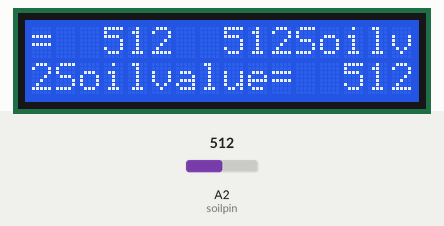
A sketch run on a simulated Arduino Uno, built with avr-gcc and run on an emulated ATmega328P. On the bench: 16×2 character LCD. Inputs (shaded band) come from the test bench; at power-on: A2 (soilpin) = 512.

Above: at 1.27 s.
1.3 s: A2 (soilpin) set to 986
At 2.01 s:
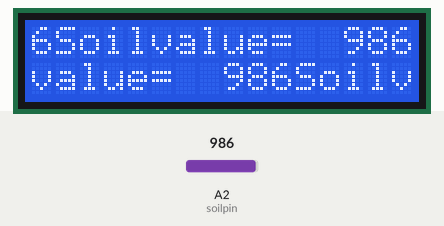
3.2 s: A2 (soilpin) set to 1013
At 4.9 s:
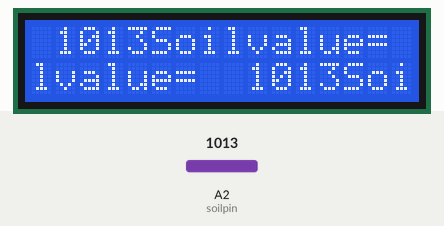
5.2 s: A2 (soilpin) set to 0
At 5.66 s:
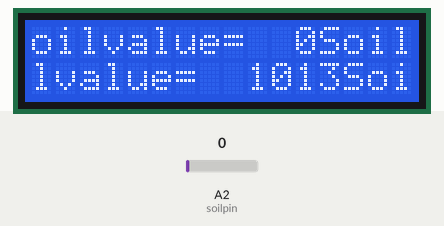
7.3 s: A2 (soilpin) set to 8
At 7.68 s:
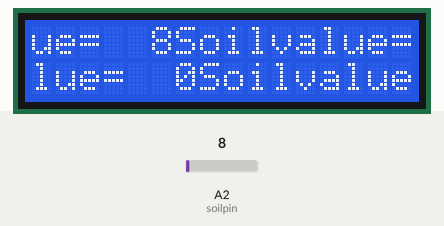
9.4 s: A2 (soilpin) set to 11
At 9.7 s:
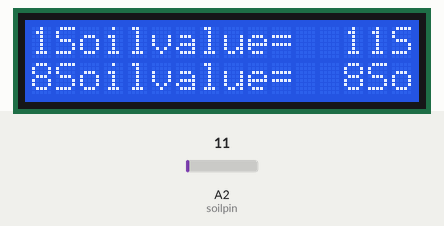
11.4 s: A2 (soilpin) set to 93
At 12.3 s:
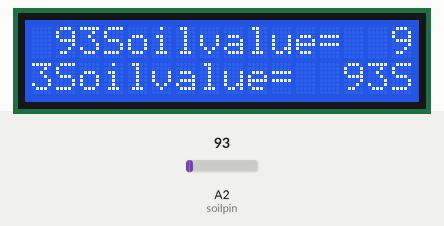

The sketch:

sketch_jun4a.ino
```cpp
#include<Wire.h>
#include<LiquidCrystal_I2C.h>


int soilpin=A2;
int soilvalue=0;
LiquidCrystal_I2C lcd(0*20,16,2);

void setup() {
  lcd.init();
  lcd.backlight();
  lcd.setCursor(1,0);
  Serial.begin(9600);


}

void loop() {
  soilvalue=analogRead(soilpin);
  lcd.println("Soilvalue=");
  lcd.print(soilvalue);

  delay(100);

}
```

Measured:
- the behaviour switches between 999 and 1000 on A2 (soilpin) (found by bisection; images 1 and 2)
- the behaviour switches between 9 and 10 on A2 (soilpin) (found by bisection; images 4 and 5)
- after the input at 3.2 s, the display: first changes after 0.18 s (image 2 shows a later state)
- after the input at 5.2 s, the display: first changes after 0.24 s (image 3 shows a later state)
- after the input at 9.4 s, the display: first changes after 0.08 s (image 5 shows a later state)
